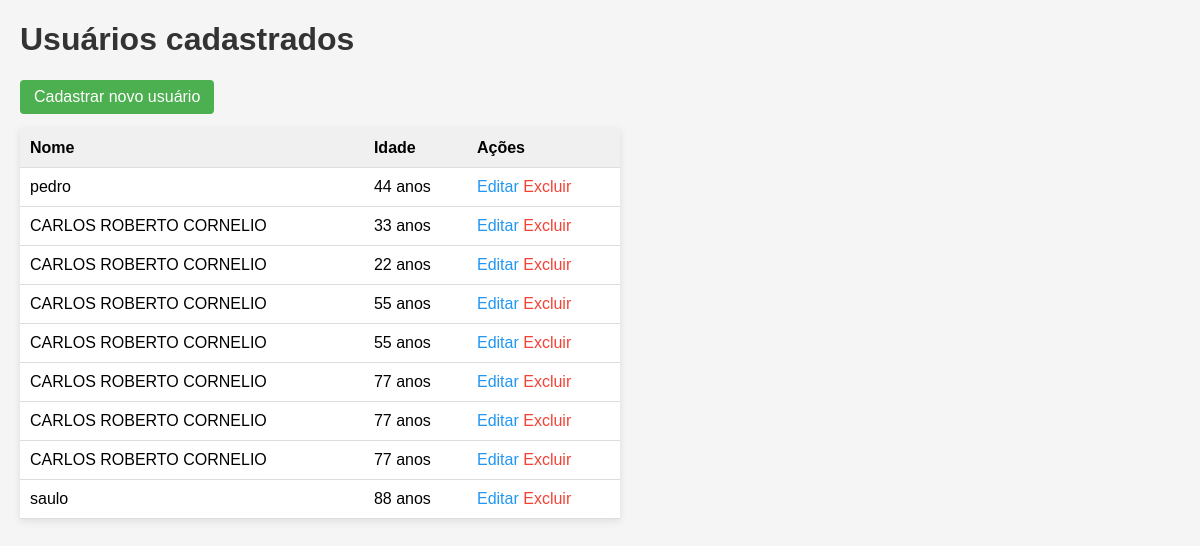
Before: / with the older database file.
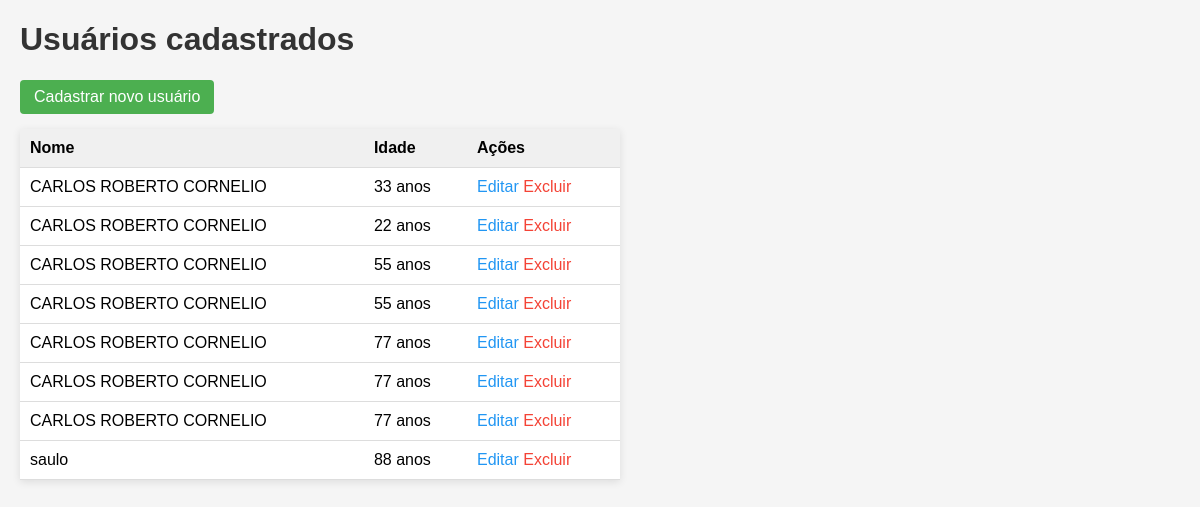
After: the same page with the newer database file.
### tables this page shows
CREATE TABLE usuarios (
            id INTEGER PRIMARY KEY AUTOINCREMENT,
            nome TEXT NOT NULL,
            idade INTEGER NOT NULL
        );

### app.py (the view)
@app.route('/')
def index():
    conn = get_db_connection()
    usuarios = conn.execute('SELECT * FROM usuarios').fetchall()
    conn.close()
    return render_template('index.html', usuarios=usuarios)

### app.py (called while the page is built)
def get_db_connection():
    conn = sqlite3.connect('usuarios.db')
    conn.row_factory = sqlite3.Row
    return conn

### templates/index.html (shortened to what this page needs)
<!DOCTYPE html>
<html lang="pt-BR">
<head>
</head>
<body>
  <h1>Usuários cadastrados</h1>
  <a href="{{ url_for('create') }}" class="button">Cadastrar novo usuário</a>
  {% if usuarios %}
  <table>
    <thead>
      <tr>
        <th>Nome</th>
        <th>Idade</th>
        <th>Ações</th>
      </tr>
    </thead>
    <tbody>
      {% for u in usuarios %}
      <tr>
        <td>{{ u['nome'] }}</td>
        <td>{{ u['idade'] }} anos</td>
        <td>
          <a href="{{ url_for('edit', id=u['id']) }}" class="edit">Editar</a>
          <form action="{{ url_for('delete', id=u['id']) }}" method="post" style="display:inline;">
            <button type="submit" class="delete" onclick="return confirm('Confirma exclusão?')">Excluir</button>
          </form>
        </td>
      </tr>
      {% endfor %}
    </tbody>
  </table>
  {% else %}
    <p>Nenhum usuário cadastrado.</p>
  {% endif %}
</body>
</html>

### templates/index.html (style rules this page uses)
body { font-family: Arial, sans-serif; background: #f5f5f5; margin: 20px; }
h1 { color: #333; }
a.button { display: inline-block; padding: 8px 14px; margin-bottom: 15px; background-color: #4CAF50; color: white; text-decoration: none; border-radius: 4px; }
table { width: 100%; max-width: 600px; border-collapse: collapse; background: white; box-shadow: 0 2px 8px rgba(0,0,0,0.1); }
th, td { padding: 10px; border-bottom: 1px solid #ddd; }
th { background: #f0f0f0; text-align: left; }
a.edit { color: #2196F3; text-decoration: none; }
button.delete { background: none; border: none; color: #f44336; cursor: pointer; padding: 0; font: inherit; }

Changed rows visible on the page:
removed usuarios: nome "pedro", idade "44"
